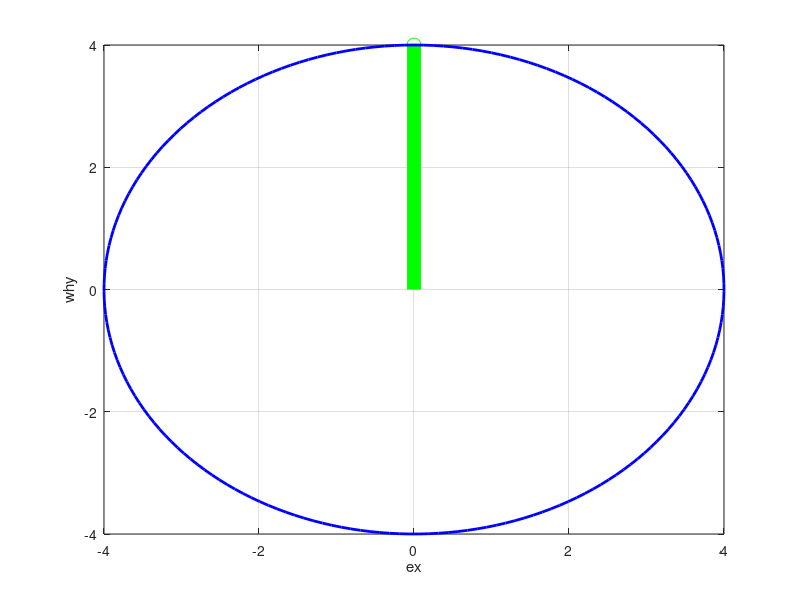

MATLAB code to generate this figure: (Note: this script raises an error after producing the figure.)
% function [] = circle(r)
% video = VideoWriter('circles.avi');
% open(video)

figure
axis equal 
axis( [-10 10 -9 9]);
grid on 



r=4
% alpha(1,1) =0;

% 
% radius = line('LineWidth',2,'color','k');

t=linspace(0,2*pi,200);
Ya = r*cos(t);
Xa = r*sin(t);
    
i=1
for k=1:length(t)
    
    %clearing frame
    clf
    
    
%     alpha(i(k,1),1) = 
    
    t_k = t(k);
    y_k = Ya(k);
    x_k = Xa(k);
    
    Yo(k) = 0;
    Xo(k) = 0;
    
     
    % location of the point
    
    plot([Xo,x_k],[Yo,y_k],'g','linewidth',10) 
    hold on
    plot(x_k,y_k,'go','MarkerSize',10)
    hold on 
    
   % entire trajectory
    plot(Xa,Ya,'b-','linewidth',2)
    
    %decoratign the plot 
    grid on 
    xlabel('ex')
    ylabel('why')
%     
%     pause(0.01)
%     frame(i)=getframe;
%     writeVideo(video,frame(i));
%     i=i+1;
% 
    cricle_movie_vector(i)=getframe;
    i=i+1
    
       
end

   %save the movie
movie_variable = VideoWriter('circlez');
movie_variable.FrameRate = 30;


%open the movie 
open(movie_variable);
writeVideo(movie_variable, cricle_movie_vector);
close(movie_variable);



